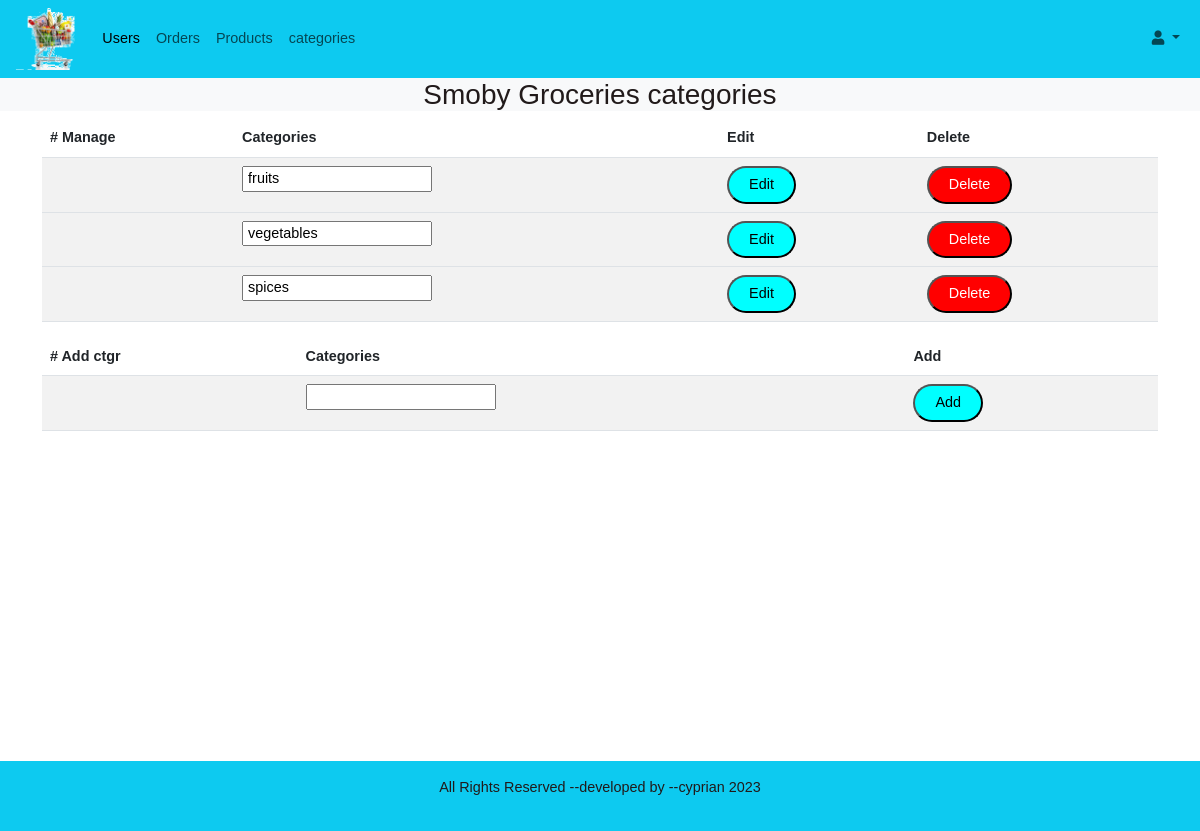
/admin/categories.php (signed in), run on the app's committed database.
### tables this page shows
CREATE TABLE `categories` (
  `id` int(11) NOT NULL,
  `categories` varchar(100) NOT NULL
);

### admin/categories.php (the view, shortened to what this page needs)
<!DOCTYPE html>
<html lang="en">
<head>
  <link href="https://cdn.jsdelivr.net/npm/bootstrap@5.3.0-alpha1/dist/css/bootstrap.min.css" rel="stylesheet">
  <link rel="stylesheet" href="https://use.fontawesome.com/releases/v5.15.4/css/all.css"/>
  <link rel="stylesheet"href="../assets/css/style.css">
  <link rel="stylesheet"href="assets/css/extrastyles.css">
</head>
<body>
 <?php
   require_once 'log-ins/header.php';
  ?>
  <div class="bg-light">
    <h3 class="text-center">Smoby Groceries categories</h3>
  </div>
<div class="container body">
<table class="table table-striped" style="width: 100%;">
    <thead>
        <tr>
            <th scope="col"># Manage</th>
            <th scope="col">Categories</th>
            <th scope="col">Edit</th>
            <th scope="col">Delete</th>
        </tr>
    </thead>
    <?php
     require_once '../includes/config.php';
      $sql="SELECT * FROM categories ";
      $stmt = $DBH->prepare($sql);
      $stmt->execute();
    ?>
    <?php
          while($row = $stmt->fetchObject()) {
          ?>
        <tbody>
            <tr>
                <form action="forms/edit.php" method="POST">
                    <td scope="row"></td>
                    <td><input type="text" name="category" value=" <?php echo "{$row->categories}"; ?>"></td>
                    <td>
                        <button class="button-admin" type="submit" name="editcategory">Edit</button>
                    </td>
                </form>
                <td>
                    <form action="forms/delete.php" method="POST">
                        <button type="submit" class="button-admin2" name="deletecategory">Delete</button>
                    </form>
                </td>
            </tr>
        </tbody>
        <?php
            }
        ?>
</table>
<table class="table table-striped" style="width: 100%;">
    <thead>
        <tr>
            <th scope="col"># Add ctgr</th>
            <th scope="col">Categories</th>
            <th scope="col">Add</th>
        </tr>
    </thead>
        <tbody>
            <tr>
                <form action=" " method="POST">
                    <td scope="row"></td>
                    <td><input type="text" name="category" value=""></td>
                    <td>
                        <button class="button-admin" type="submit" name="addcategory">Add</button>
                    </td>
                </form>
            </tr>
        </tbody>
</table>
</div>
 <div class="conatiner-ft"style="margin-top:330px;">
 <?php
   require_once '../includes/footer.php';
  ?>
 </div>
</body>
</html>

### assets/css/style.css (style rules this page uses)
* { margin: 0; padding: 0; box-sizing: border-box; }

### assets/css/extrastyles.css (style rules this page uses)
body { font-family: Arial; color: #211a1a; font-size: 0.9em; }

### admin/categories.php (style rules this page uses)
.button-admin { height:auto; padding:6px 20px; text-align:center; opacity: 1; background: aqua; color:black; border-radius:25px; }
.button-admin2 { height:auto; padding:6px 20px; text-align:center; opacity: 1; background: red; color:white; border-radius:25px; }

### data on the page
categories: category "fruits"
categories: category "vegetables"
categories: category "spices"
